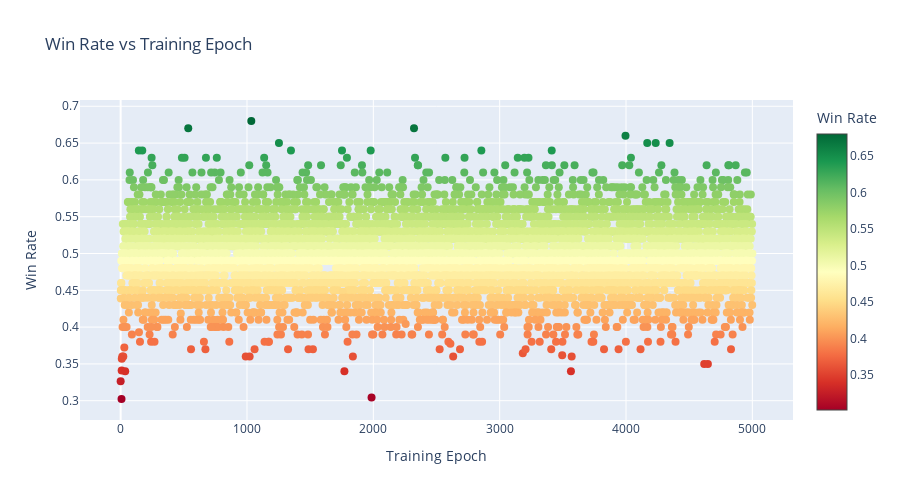

Here is the notebook cell this chart was saved with:
### Code cell
# Win rate vs epoch
standings_df["win_rate"] = standings_df["wins"] / standings_df["matches_played"]

fig = go.Figure()

fig.add_trace(
    go.Scatter(
        x=standings_df["epoch"],
        y=standings_df["win_rate"],
        mode="markers",
        marker=dict(
            size=8,
            color=standings_df["win_rate"],
            colorscale="RdYlGn",
            showscale=True,
            colorbar=dict(title="Win Rate"),
        ),
        text=standings_df["name"].str[-15:],
        hovertemplate="<b>%{text}</b><br>Epoch: %{x}<br>Win Rate: %{y:.3f}<extra></extra>",
    )
)

fig.update_layout(
    title="Win Rate vs Training Epoch",
    xaxis_title="Training Epoch",
    yaxis_title="Win Rate",
    height=500,
)
fig.show()

### Figure 1 — Plotly figure (JSON) as saved in the notebook; plotly's stock layout.template omitted (floating-point values rounded to 4 significant figures; data arrays with more than 128 entries replaced by an {"elided": "..."} marker saying what was removed)
{"data": [{"hovertemplate": "<b>%{text}</b><br>Epoch: %{x}<br>Win Rate: %{y:.3f}<extra></extra>", "marker": {"color": {"elided": "5001 float values"}, "colorbar": {"title": {"text": "Win Rate"}}, "colorscale": [[0, "rgb(165,0,38)"], [0.1, "rgb(215,48,39)"], [0.2, "rgb(244,109,67)"], [0.3, "rgb(253,174,97)"], [0.4, "rgb(254,224,139)"], [0.5, "rgb(255,255,191)"], [0.6, "rgb(217,239,139)"], [0.7, "rgb(166,217,106)"], [0.8, "rgb(102,189,99)"], [0.9, "rgb(26,152,80)"], [1, "rgb(0,104,55)"]], "showscale": true, "size": 8}, "mode": "markers", "text": {"elided": "5001 str values"}, "type": "scatter", "x": {"elided": "5001 int values"}, "y": {"elided": "5001 float values"}}], "layout": {"height": 500, "title": {"text": "Win Rate vs Training Epoch"}, "xaxis": {"title": {"text": "Training Epoch"}}, "yaxis": {"title": {"text": "Win Rate"}}}}
